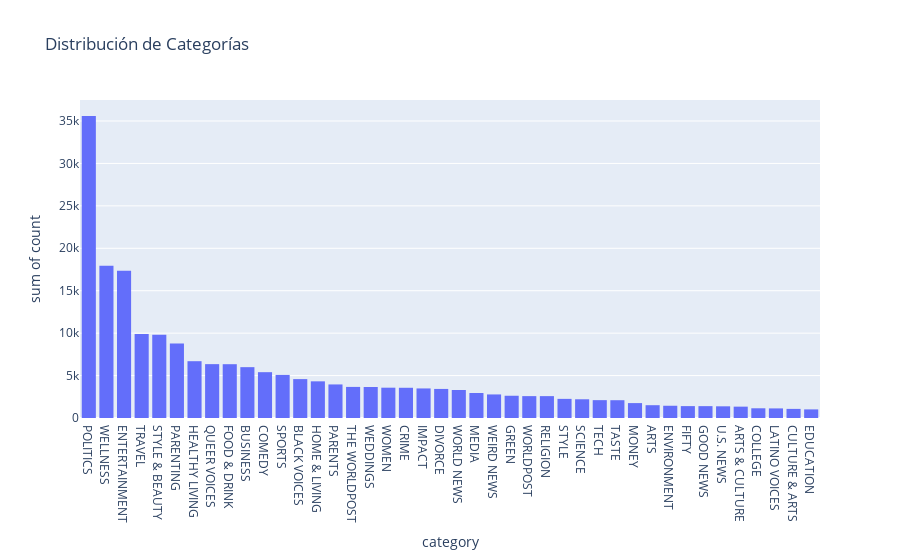

Write notebook code for a chart like this one.
### Code cell
import plotly.express as px

fig = px.histogram(category_counts, x='category', y='count', title='Distribución de Categorías')
fig.show()

### Figure 1 — Plotly figure (JSON) as saved in the notebook; plotly's stock layout.template omitted (floating-point values rounded to 4 significant figures)
{"data": [{"bingroup": "x", "histfunc": "sum", "hovertemplate": "category=%{x}<br>sum of count=%{y}<extra></extra>", "legendgroup": "", "marker": {"color": "#636efa", "pattern": {"shape": ""}}, "name": "", "orientation": "v", "showlegend": false, "type": "histogram", "x": ["POLITICS", "WELLNESS", "ENTERTAINMENT", "TRAVEL", "STYLE & BEAUTY", "PARENTING", "HEALTHY LIVING", "QUEER VOICES", "FOOD & DRINK", "BUSINESS", "COMEDY", "SPORTS", "BLACK VOICES", "HOME & LIVING", "PARENTS", "THE WORLDPOST", "WEDDINGS", "WOMEN", "CRIME", "IMPACT", "DIVORCE", "WORLD NEWS", "MEDIA", "WEIRD NEWS", "GREEN", "WORLDPOST", "RELIGION", "STYLE", "SCIENCE", "TECH", "TASTE", "MONEY", "ARTS", "ENVIRONMENT", "FIFTY", "GOOD NEWS", "U.S. NEWS", "ARTS & CULTURE", "COLLEGE", "LATINO VOICES", "CULTURE & ARTS", "EDUCATION"], "xaxis": "x", "y": [35602, 17945, 17362, 9900, 9814, 8791, 6694, 6347, 6340, 5992, 5400, 5077, 4583, 4320, 3955, 3664, 3653, 3572, 3562, 3484, 3426, 3299, 2944, 2777, 2622, 2579, 2577, 2254, 2206, 2104, 2096, 1756, 1509, 1444, 1401, 1398, 1377, 1339, 1144, 1130, 1074, 1014], "yaxis": "y"}], "layout": {"barmode": "relative", "legend": {"tracegroupgap": 0}, "title": {"text": "Distribución de Categorías"}, "xaxis": {"anchor": "y", "domain": [0, 1], "title": {"text": "category"}}, "yaxis": {"anchor": "x", "domain": [0, 1], "title": {"text": "sum of count"}}}}
